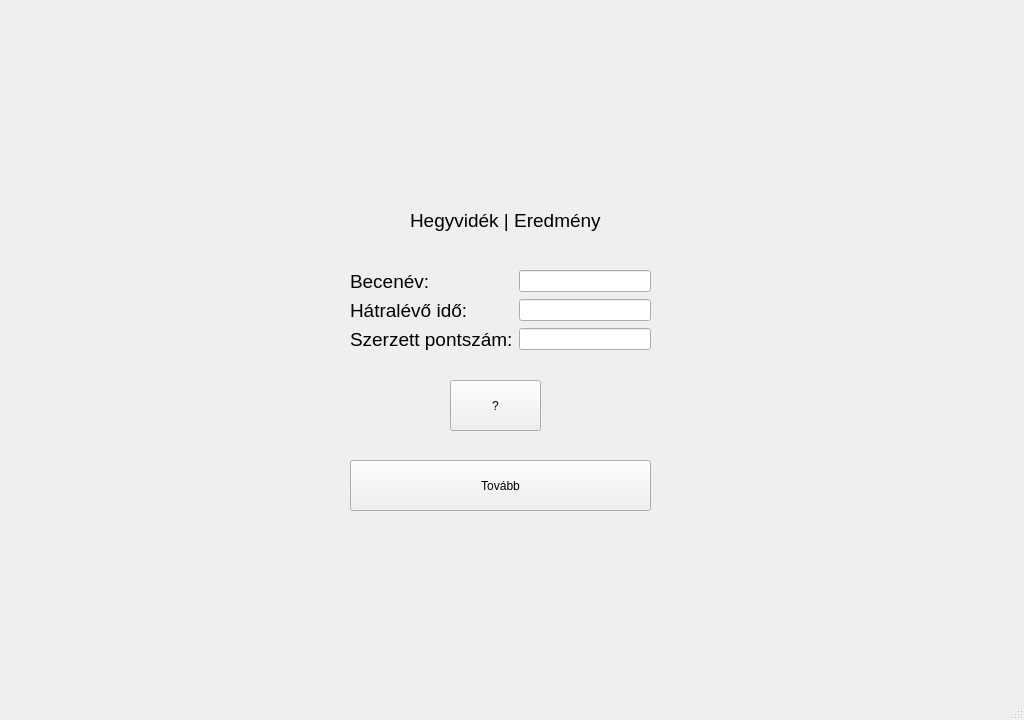
<?xml version="1.0" encoding="UTF-8"?>
<ui version="4.0">
 <class>ques5</class>
 <widget class="QMainWindow" name="ques5">
  <property name="geometry">
   <rect>
    <x>0</x>
    <y>0</y>
    <width>1024</width>
    <height>720</height>
   </rect>
  </property>
  <property name="windowTitle">
   <string>Játékos matematikai gyakorlóprogram</string>
  </property>
  <widget class="QWidget" name="centralwidget">
   <widget class="QLabel" name="label">
    <property name="geometry">
     <rect>
      <x>0</x>
      <y>-10</y>
      <width>1024</width>
      <height>720</height>
     </rect>
    </property>
    <property name="text">
     <string/>
    </property>
    <property name="pixmap">
     <pixmap>../szakdoga hátterek/game-background-cartoon-game-design-nature-asset-vector.jpg</pixmap>
    </property>
    <property name="scaledContents">
     <bool>true</bool>
    </property>
   </widget>
   <widget class="QWidget" name="formLayoutWidget">
    <property name="geometry">
     <rect>
      <x>350</x>
      <y>270</y>
      <width>301</width>
      <height>91</height>
     </rect>
    </property>
    <layout class="QFormLayout" name="formLayout">
     <item row="0" column="0">
      <widget class="QLabel" name="label_2">
       <property name="font">
        <font>
         <pointsize>14</pointsize>
        </font>
       </property>
       <property name="text">
        <string>Becenév: </string>
       </property>
      </widget>
     </item>
     <item row="1" column="0">
      <widget class="QLabel" name="label_3">
       <property name="font">
        <font>
         <pointsize>14</pointsize>
        </font>
       </property>
       <property name="text">
        <string>Hátralévő idő:</string>
       </property>
      </widget>
     </item>
     <item row="2" column="0">
      <widget class="QLabel" name="label_4">
       <property name="font">
        <font>
         <pointsize>14</pointsize>
        </font>
       </property>
       <property name="text">
        <string>Szerzett pontszám:</string>
       </property>
      </widget>
     </item>
     <item row="0" column="1">
      <widget class="QLineEdit" name="lineEdit"/>
     </item>
     <item row="1" column="1">
      <widget class="QLineEdit" name="lineEdit_2"/>
     </item>
     <item row="2" column="1">
      <widget class="QLineEdit" name="lineEdit_3"/>
     </item>
    </layout>
   </widget>
   <widget class="QLabel" name="label_5">
    <property name="geometry">
     <rect>
      <x>410</x>
      <y>200</y>
      <width>191</width>
      <height>41</height>
     </rect>
    </property>
    <property name="font">
     <font>
      <pointsize>14</pointsize>
     </font>
    </property>
    <property name="text">
     <string>Hegyvidék | Eredmény</string>
    </property>
   </widget>
   <widget class="QPushButton" name="B1">
    <property name="geometry">
     <rect>
      <x>350</x>
      <y>460</y>
      <width>301</width>
      <height>51</height>
     </rect>
    </property>
    <property name="text">
     <string>Tovább</string>
    </property>
   </widget>
   <widget class="QPushButton" name="button">
    <property name="geometry">
     <rect>
      <x>450</x>
      <y>380</y>
      <width>91</width>
      <height>51</height>
     </rect>
    </property>
    <property name="text">
     <string>?</string>
    </property>
   </widget>
  </widget>
  <widget class="QMenuBar" name="menubar">
   <property name="geometry">
    <rect>
     <x>0</x>
     <y>0</y>
     <width>1024</width>
     <height>21</height>
    </rect>
   </property>
  </widget>
  <widget class="QStatusBar" name="statusbar"/>
 </widget>
 <resources/>
 <connections/>
</ui>
